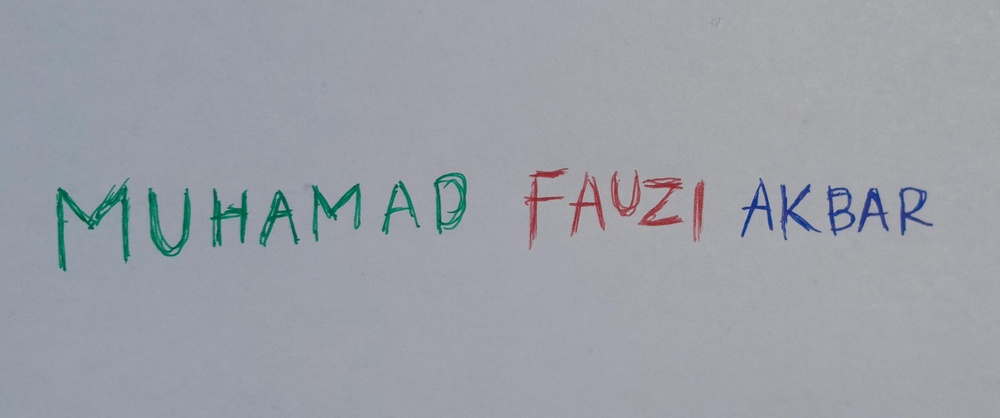
#> input picture fauziuts.jpg, 1000 x 418 px, shrunk from 4160 x 1739 before the run
$ jupyter execute SOAL1UTS.ipynb
#> lines starting #> are read from the running program, lines starting #| are printed output that depends on the picture
[cell 1]
import cv2
import numpy as np
import matplotlib.pyplot as plt

[cell 2]
def plot_histogram(img, title):
    plt.figure()

    # If image is grayscale (single-channel)
    if len(img.shape) == 2 or (len(img.shape) == 3 and img.shape[2] == 1):
        hist = cv2.calcHist([img], [0], None, [256], [0, 256])
        plt.plot(hist, color='gray')

    # If image is color (3-channel)
    else:
        colors = ('r', 'g', 'b')  # pakai urutan RGB karena sudah dikonversi
        for i, col in enumerate(colors):
            hist = cv2.calcHist([img], [i], None, [256], [0, 256])
            plt.plot(hist, color=col)

    plt.xlim([0, 256])
    plt.title('Histogram ' + title)
    plt.xlabel('Nilai Intensitas')
    plt.ylabel('Jumlah Piksel')
    plt.show()

[cell 3]
image_path = 'fauziuts.jpg'
image = cv2.imread(image_path)
#> image is the input picture: shape (418, 1000, 3); mean B, G, R 167.4, 159.6, 155.9
color_image = cv2.cvtColor(image, cv2.COLOR_BGR2RGB)

[cell 4]
r = color_image[:, :, 0]
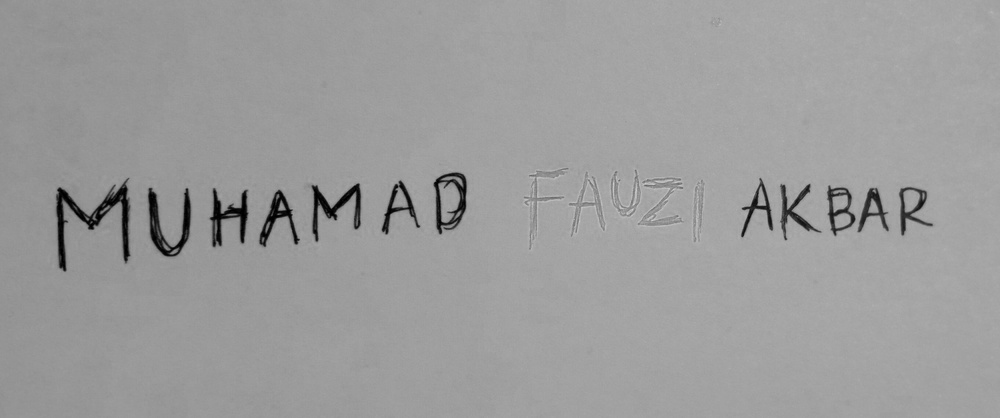
#> r: shape (418, 1000); min 0, max 213, mean 155.9
g = color_image[:, :, 1]
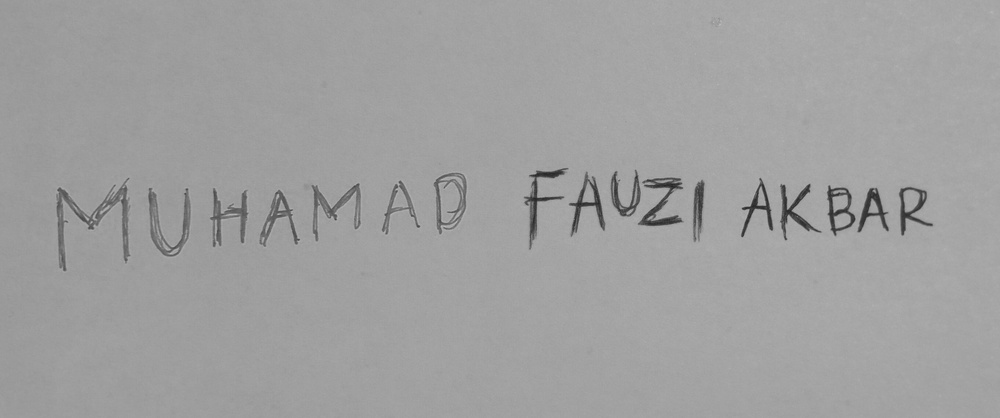
#> g: shape (418, 1000); min 35, max 186, mean 159.6
b = color_image[:, :, 2]

[cell 5]
fig, axs = plt.subplots(2, 2, figsize=(12, 12))

axs[0, 0].set_title('Citra Kontras')
axs[0, 0].imshow(color_image)
axs[0, 0].axis('off')

axs[0, 1].set_title('Merah')
axs[0, 1].imshow(r, cmap='gray')
axs[0, 1].axis('on')

axs[1, 0].set_title('Hijau')
axs[1, 0].imshow(g, cmap='gray')
axs[1, 0].axis('on')

axs[1, 1].set_title('Biru')
axs[1, 1].imshow(b, cmap='gray')
axs[1, 1].axis('on')

plt.tight_layout()
plt.show()
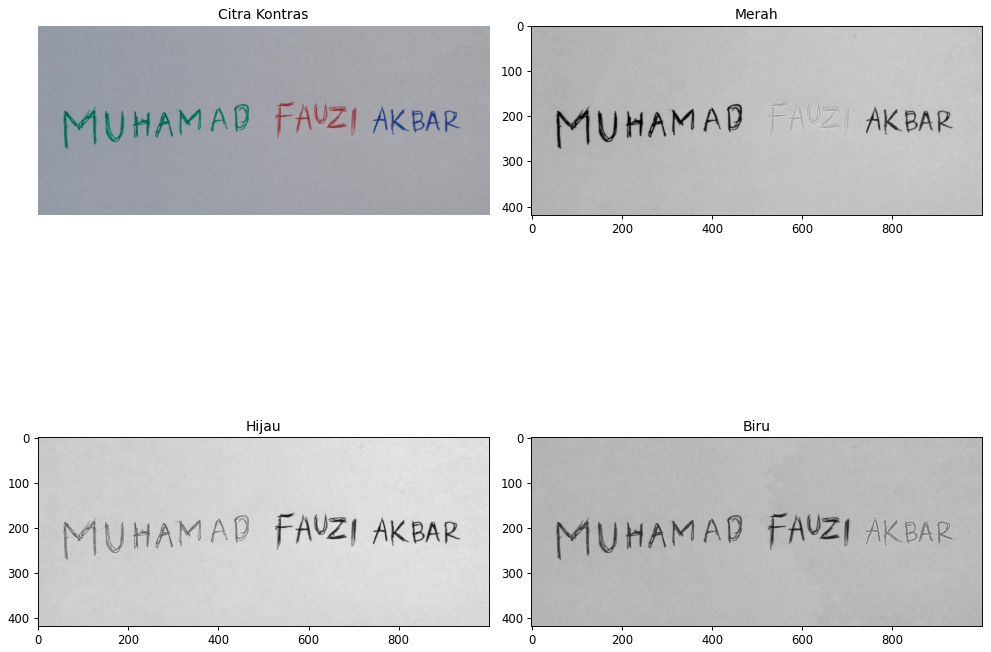
#> figure drawn by matplotlib, 4 panels

[cell 6]
plot_histogram(color_image, 'Citra Kontras (RGB)')
#> in plot_histogram, `plt.show()`:
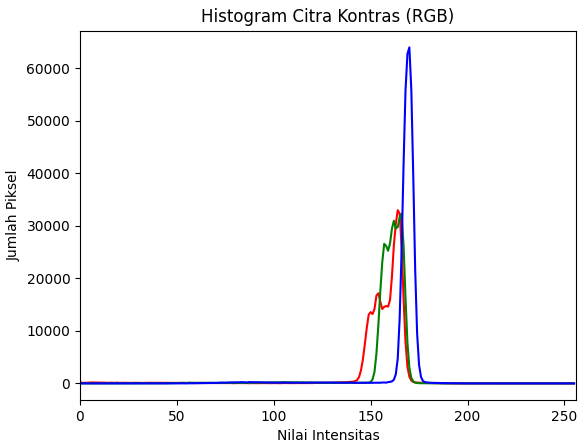
#> figure drawn by matplotlib, 1 panel; curve peaks at x = 164, y = 33000; curve peaks at x = 166, y = 32318; curve peaks at x = 170, y = 64019
plot_histogram(r, 'Merah')
#> call 2 of plot_histogram, with title = 'Merah'
#> in plot_histogram (call 2), `hist = cv2.calcHist([img], [0], None, [256], [0, 256])`: hist = 256 values, max 33000 at index 164, min 0 at index 202, mean 1632.8
#> in plot_histogram (call 2), `plt.show()`:
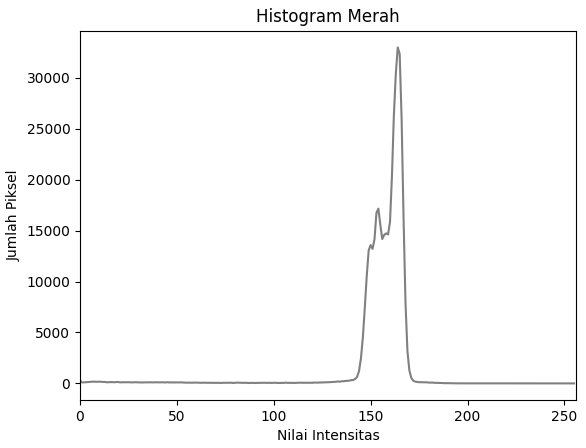
#> figure drawn by matplotlib, 1 panel; curve peaks at x = 164, y = 33000
plot_histogram(g, 'Hijau')
#> call 3 of plot_histogram, with title = 'Hijau'
#> in plot_histogram (call 3), `hist = cv2.calcHist([img], [0], None, [256], [0, 256])`: hist = 256 values, max 32318 at index 166, min 0 at index 0, mean 1632.8
#> in plot_histogram (call 3), `plt.show()`:
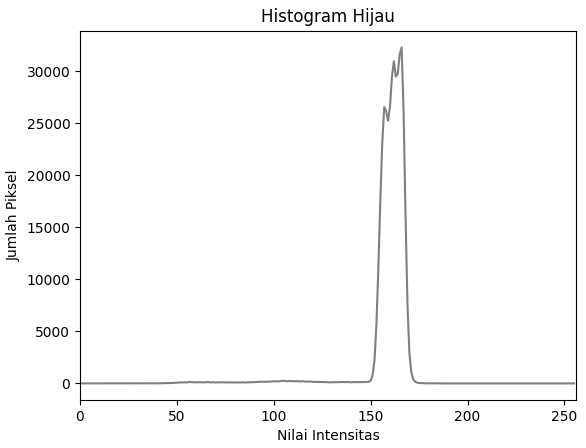
#> figure drawn by matplotlib, 1 panel; curve peaks at x = 166, y = 32318
plot_histogram(b, 'Biru')
#> call 4 of plot_histogram, with title = 'Biru'
#> in plot_histogram (call 4), `hist = cv2.calcHist([img], [0], None, [256], [0, 256])`: hist = 256 values, max 64019 at index 170, min 0 at index 0, mean 1632.8
#> in plot_histogram (call 4), `plt.show()`:
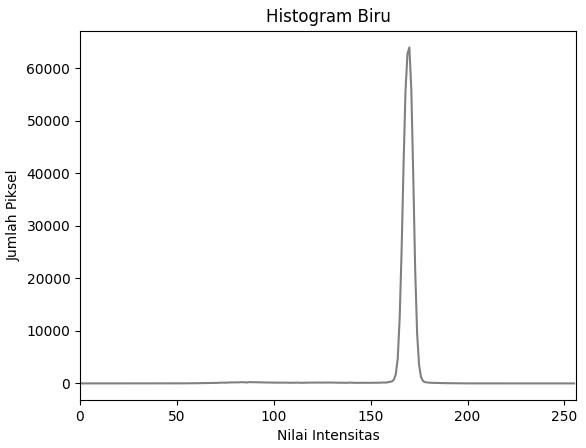
#> figure drawn by matplotlib, 1 panel; curve peaks at x = 170, y = 64019
